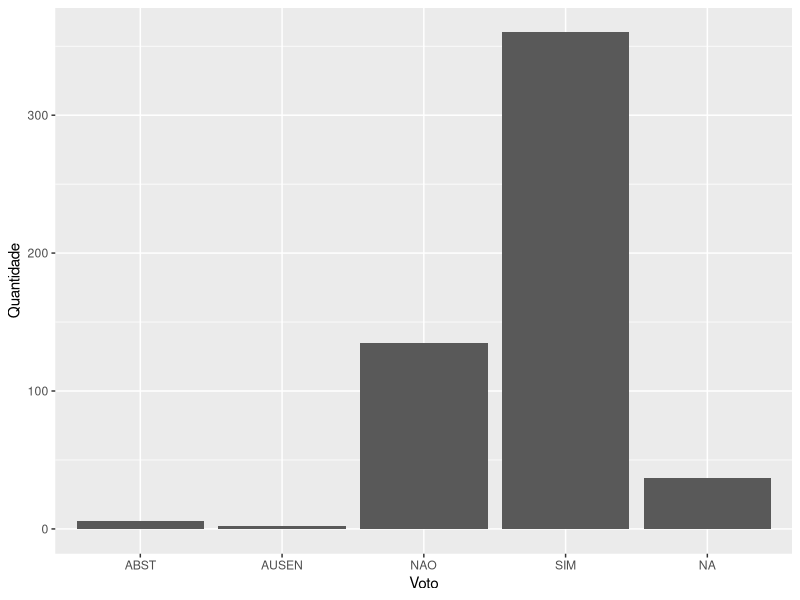

The R source for this figure:
getwd()
setwd("C:/Users/ygorg_000/Documents/ad2/Problema_5/data")

#bibliotecas usadas
require(GGally)
require(ggplot2)
require(corrplot)
require(dplyr)
require(caret)

#leitura dos dados
votacao <- read.csv("imp-votacao.csv", header = TRUE)
dados <- read.csv2("deputados_temas_e_impeachment.csv", header = TRUE, encoding="UTF-8")

#sumario dos dados
summary(dados)

qplot(dados$IMPEACHMENT, xlab = "Voto", ylab = "Quantidade")


#Partido e UF
#temas 5 e 6